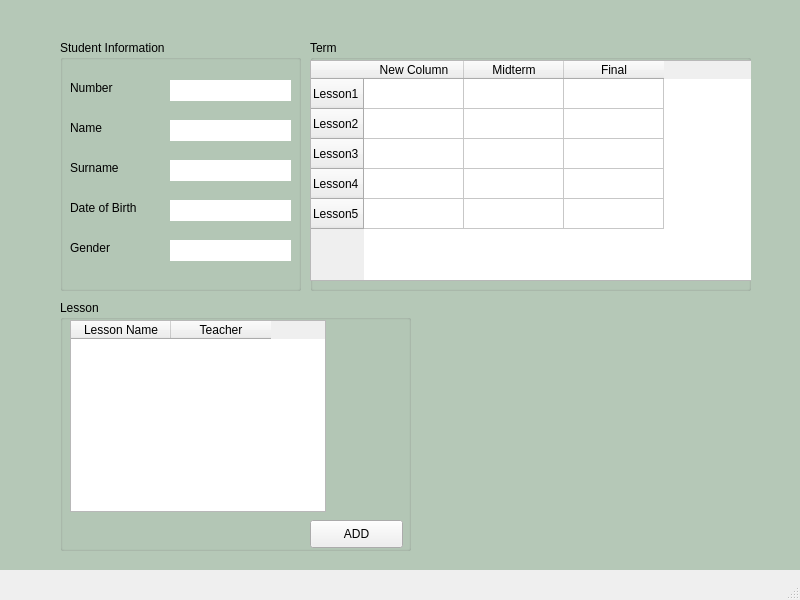
<?xml version="1.0" encoding="UTF-8"?>
<ui version="4.0">
 <class>MainWindow</class>
 <widget class="QMainWindow" name="MainWindow">
  <property name="geometry">
   <rect>
    <x>0</x>
    <y>0</y>
    <width>800</width>
    <height>600</height>
   </rect>
  </property>
  <property name="minimumSize">
   <size>
    <width>800</width>
    <height>600</height>
   </size>
  </property>
  <property name="maximumSize">
   <size>
    <width>800</width>
    <height>600</height>
   </size>
  </property>
  <property name="windowTitle">
   <string>MainWindow</string>
  </property>
  <widget class="QWidget" name="centralwidget">
   <widget class="QLabel" name="label">
    <property name="geometry">
     <rect>
      <x>0</x>
      <y>-30</y>
      <width>800</width>
      <height>600</height>
     </rect>
    </property>
    <property name="styleSheet">
     <string notr="true">background-color:rgb(181, 200, 183);
</string>
    </property>
    <property name="text">
     <string/>
    </property>
   </widget>
   <widget class="QGroupBox" name="Student_information">
    <property name="geometry">
     <rect>
      <x>60</x>
      <y>40</y>
      <width>241</width>
      <height>251</height>
     </rect>
    </property>
    <property name="title">
     <string>Student Information</string>
    </property>
    <widget class="QLabel" name="label_2">
     <property name="geometry">
      <rect>
       <x>10</x>
       <y>40</y>
       <width>55</width>
       <height>16</height>
      </rect>
     </property>
     <property name="text">
      <string>Number</string>
     </property>
    </widget>
    <widget class="QLabel" name="label_3">
     <property name="geometry">
      <rect>
       <x>10</x>
       <y>80</y>
       <width>55</width>
       <height>16</height>
      </rect>
     </property>
     <property name="text">
      <string>Name</string>
     </property>
    </widget>
    <widget class="QLabel" name="label_4">
     <property name="geometry">
      <rect>
       <x>10</x>
       <y>120</y>
       <width>55</width>
       <height>16</height>
      </rect>
     </property>
     <property name="text">
      <string>Surname</string>
     </property>
    </widget>
    <widget class="QLabel" name="label_5">
     <property name="geometry">
      <rect>
       <x>10</x>
       <y>160</y>
       <width>71</width>
       <height>16</height>
      </rect>
     </property>
     <property name="text">
      <string>Date of Birth</string>
     </property>
    </widget>
    <widget class="QLabel" name="label_6">
     <property name="geometry">
      <rect>
       <x>10</x>
       <y>200</y>
       <width>55</width>
       <height>16</height>
      </rect>
     </property>
     <property name="text">
      <string>Gender</string>
     </property>
    </widget>
    <widget class="QLabel" name="name_label">
     <property name="geometry">
      <rect>
       <x>110</x>
       <y>80</y>
       <width>121</width>
       <height>21</height>
      </rect>
     </property>
     <property name="styleSheet">
      <string notr="true">background-color: rgb(255, 255, 255);</string>
     </property>
     <property name="text">
      <string/>
     </property>
    </widget>
    <widget class="QLabel" name="surname_label">
     <property name="geometry">
      <rect>
       <x>110</x>
       <y>120</y>
       <width>121</width>
       <height>21</height>
      </rect>
     </property>
     <property name="styleSheet">
      <string notr="true">background-color: rgb(255, 255, 255);</string>
     </property>
     <property name="text">
      <string/>
     </property>
    </widget>
    <widget class="QLabel" name="birth_label">
     <property name="geometry">
      <rect>
       <x>110</x>
       <y>160</y>
       <width>121</width>
       <height>21</height>
      </rect>
     </property>
     <property name="styleSheet">
      <string notr="true">background-color: rgb(255, 255, 255);</string>
     </property>
     <property name="text">
      <string/>
     </property>
    </widget>
    <widget class="QLabel" name="gender_label">
     <property name="geometry">
      <rect>
       <x>110</x>
       <y>200</y>
       <width>121</width>
       <height>21</height>
      </rect>
     </property>
     <property name="styleSheet">
      <string notr="true">background-color: rgb(255, 255, 255);</string>
     </property>
     <property name="text">
      <string/>
     </property>
    </widget>
    <widget class="QLabel" name="number_label">
     <property name="geometry">
      <rect>
       <x>110</x>
       <y>40</y>
       <width>121</width>
       <height>21</height>
      </rect>
     </property>
     <property name="styleSheet">
      <string notr="true">background-color: rgb(255, 255, 255);</string>
     </property>
     <property name="text">
      <string/>
     </property>
    </widget>
   </widget>
   <widget class="QGroupBox" name="term">
    <property name="geometry">
     <rect>
      <x>310</x>
      <y>40</y>
      <width>441</width>
      <height>251</height>
     </rect>
    </property>
    <property name="title">
     <string>Term</string>
    </property>
    <widget class="QTableWidget" name="term_widget">
     <property name="geometry">
      <rect>
       <x>0</x>
       <y>20</y>
       <width>451</width>
       <height>221</height>
      </rect>
     </property>
     <row>
      <property name="text">
       <string>Lesson1</string>
      </property>
     </row>
     <row>
      <property name="text">
       <string>Lesson2</string>
      </property>
     </row>
     <row>
      <property name="text">
       <string>Lesson3</string>
      </property>
     </row>
     <row>
      <property name="text">
       <string>Lesson4</string>
      </property>
     </row>
     <row>
      <property name="text">
       <string>Lesson5</string>
      </property>
     </row>
     <column>
      <property name="text">
       <string>New Column</string>
      </property>
     </column>
     <column>
      <property name="text">
       <string>Midterm</string>
      </property>
     </column>
     <column>
      <property name="text">
       <string>Final</string>
      </property>
     </column>
    </widget>
   </widget>
   <widget class="QGroupBox" name="Lesson">
    <property name="geometry">
     <rect>
      <x>60</x>
      <y>300</y>
      <width>351</width>
      <height>251</height>
     </rect>
    </property>
    <property name="title">
     <string>Lesson</string>
    </property>
    <widget class="QTableWidget" name="lesson_widget">
     <property name="geometry">
      <rect>
       <x>10</x>
       <y>20</y>
       <width>256</width>
       <height>192</height>
      </rect>
     </property>
     <column>
      <property name="text">
       <string>Lesson Name</string>
      </property>
     </column>
     <column>
      <property name="text">
       <string>Teacher</string>
      </property>
     </column>
    </widget>
    <widget class="QPushButton" name="add_button">
     <property name="geometry">
      <rect>
       <x>250</x>
       <y>220</y>
       <width>93</width>
       <height>28</height>
      </rect>
     </property>
     <property name="text">
      <string>ADD</string>
     </property>
    </widget>
   </widget>
  </widget>
  <widget class="QMenuBar" name="menubar">
   <property name="geometry">
    <rect>
     <x>0</x>
     <y>0</y>
     <width>800</width>
     <height>26</height>
    </rect>
   </property>
  </widget>
  <widget class="QStatusBar" name="statusbar"/>
 </widget>
 <resources/>
 <connections/>
</ui>
